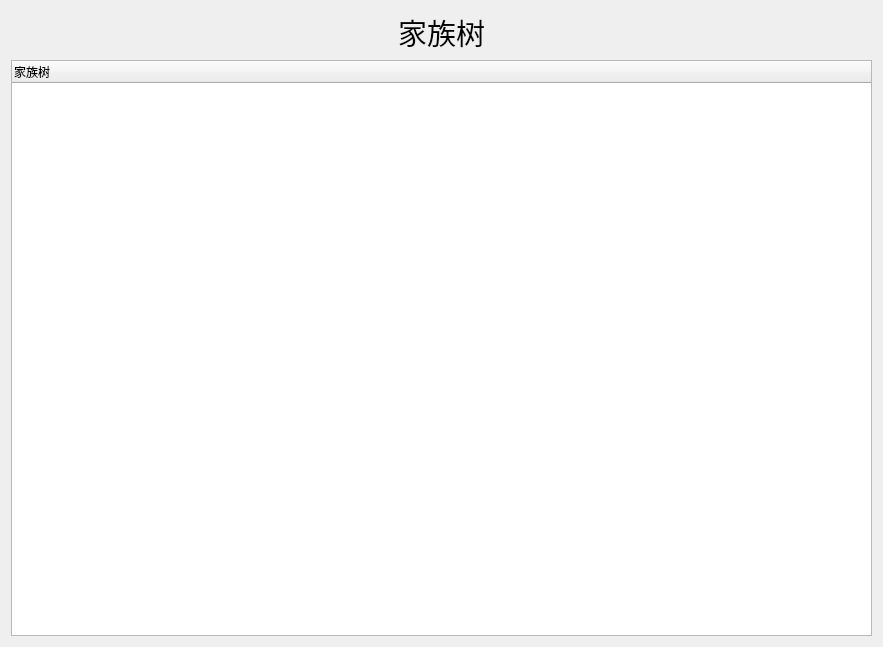
<?xml version="1.0" encoding="UTF-8"?>
<ui version="4.0">
 <class>showTree</class>
 <widget class="QWidget" name="showTree">
  <property name="geometry">
   <rect>
    <x>0</x>
    <y>0</y>
    <width>883</width>
    <height>647</height>
   </rect>
  </property>
  <property name="windowTitle">
   <string>Form</string>
  </property>
  <layout class="QVBoxLayout" name="verticalLayout">
   <item>
    <widget class="QLabel" name="label">
     <property name="font">
      <font>
       <pointsize>22</pointsize>
      </font>
     </property>
     <property name="text">
      <string>家族树</string>
     </property>
     <property name="alignment">
      <set>Qt::AlignCenter</set>
     </property>
    </widget>
   </item>
   <item>
    <widget class="QTreeWidget" name="treeWidget">
     <column>
      <property name="text">
       <string>家族树</string>
      </property>
     </column>
     <column>
      <property name="text">
       <string/>
      </property>
     </column>
    </widget>
   </item>
  </layout>
 </widget>
 <resources/>
 <connections/>
</ui>
